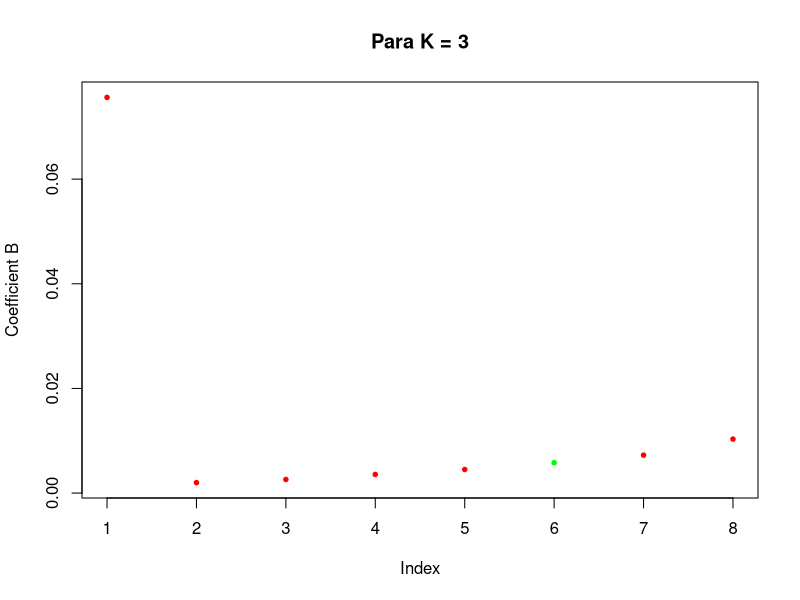
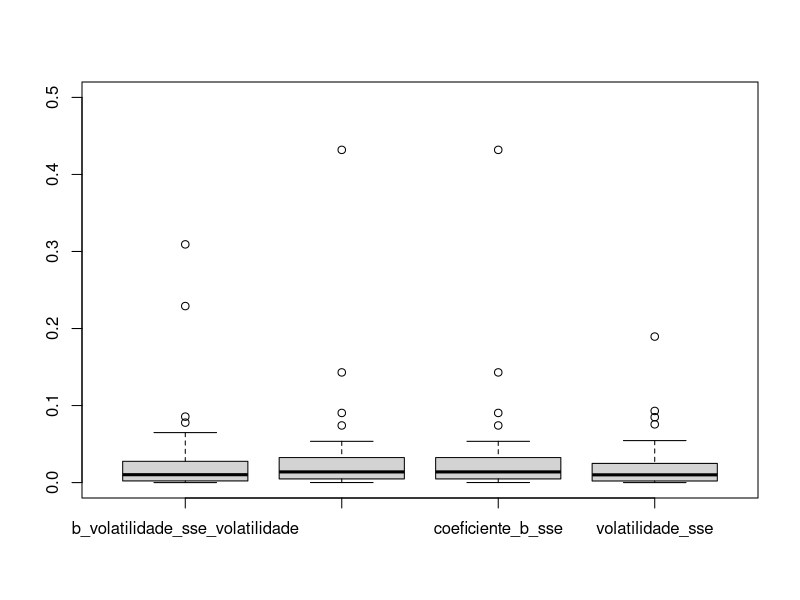
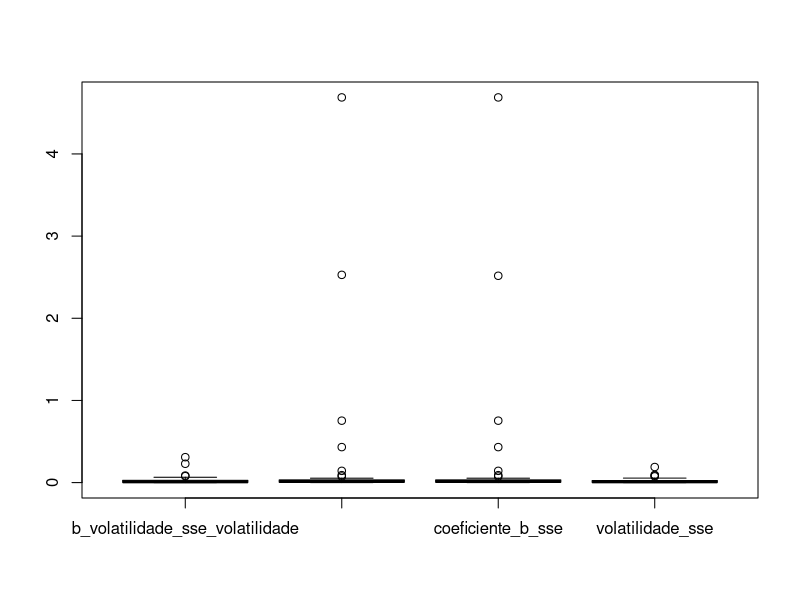

Generate these figures, in order, with R: (Note: this script raises an error after producing the figures.)
b_volatilidade = read.table("agrupamento_sse_b_e_volatilidade_k_2.csv",head=T)
b = read.table("agrupamento_sse_b_k_2.csv",head=T)
volatilidade = read.table("agrupamento_sse_volatilidade_k_2.csv",head=T)

tamanho_amostra = nrow(b_volatilidade)
k = 3
# ,rep(1,tamanho_amostra)
dados = b[b$periodo==2014,]
dados = b_volatilidade[b_volatilidade$periodo ==2014,]
dados = volatilidade[volatilidade$periodo ==2014,]

plot(main= paste("Para K = ",k,sep =""),dados$sse_volatilidade ,ylab="Coefficient B", col = dados$cor,pch = 20, cex = 0.9)

# legenda = c("conservador","moderado","arrojado")
# plot(main= paste("Para K = ",k,sep =""),agrupamento$coeficiente_B~agrupamento$volatilidade,xlab="Volatility",ylab="Coefficient B", col = dados$cor,pch = 20, cex = 0.9)
# #   points(km$centers[,1]~km$centers[,2],col=4, pch = 8,lwd=2)
# legend("topright", inset=.05,legenda , lwd= 3,col =c("green","black","red") , horiz=TRUE)

sse = data.frame(b_volatilidade_sse_volatilidade = b_volatilidade$sse_volatilidade,
                   b_volatilidade_sse_coeficiente_B = b_volatilidade$sse_coeficiente_b,
                   coeficiente_b_sse = b$sse_coeficiente_b,
                   volatilidade_sse = volatilidade$sse_volatilidade)

summary(sse)

boxplot(sse,ylim=c(0,0.5))
boxplot(sse)




b_volatilidade = read.table("agrupamento_sse_b_e_volatilidade.csv",head=T)
b = read.table("agrupamento_sse_b.csv",head=T)
volatilidade = read.table("agrupamento_sse_volatilidade.csv",head=T)

b_volatilidade_sse_volatilidade = aggregate(b_volatilidade$sse_volatilidade,list(b_volatilidade$periodo),FUN=mean)
colnames(b_volatilidade_sse_volatilidade) = c("ano","b_volatilidade_sse_volatilidade")

b_volatilidade_sse_b = aggregate(b_volatilidade$sse_coeficiente_b,list(b_volatilidade$periodo),FUN=mean)
b_volatilidade_sse_volatilidade = cbind(b_volatilidade_sse_volatilidade,data.frame(b_volatilidade_sse_b = b_volatilidade_sse_b[,2]))

volatilidade_sse = aggregate(volatilidade$sse_volatilidade,list(volatilidade$periodo),FUN=mean)
b_volatilidade_sse_volatilidade = cbind(b_volatilidade_sse_volatilidade,data.frame(volatilidade_sse = volatilidade_sse[,2]))

b_sse = aggregate(b$sse_coeficiente_b,list(b$periodo),FUN=mean)
b_volatilidade_sse_volatilidade = cbind(b_volatilidade_sse_volatilidade,data.frame(b_sse = b_sse[,2]))
# boxplot(b_volatilidade_sse_volatilidade[,2:3])

# write.table(file="sse_agrupamentos_diferentes.csv",b_volatilidade_sse_volatilidade,row.names=F)

aggre
